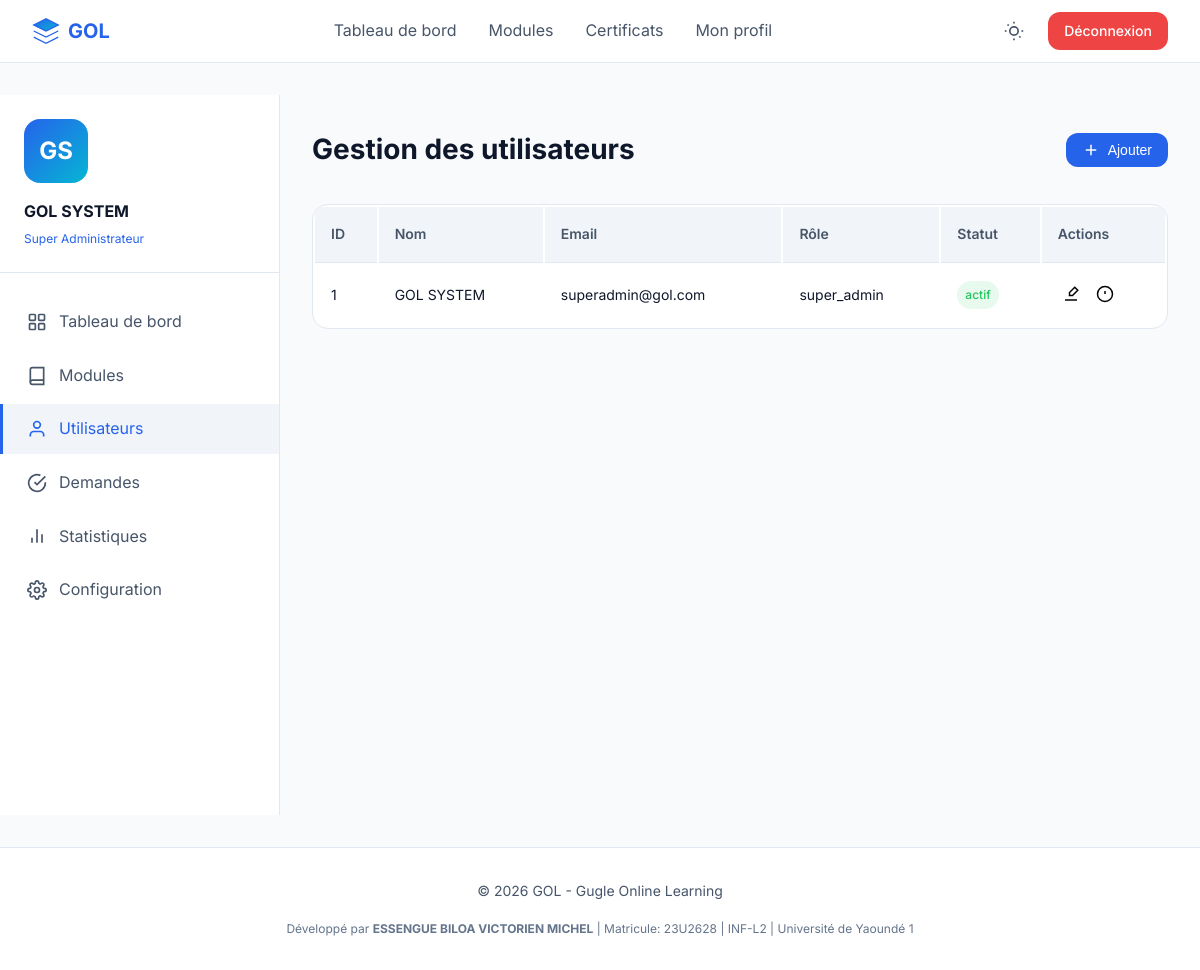
The app's page /administration.php?section=utilisateurs (signed in) with its own data.
### tables this page shows
CREATE TABLE utilisateurs (
    id_utilisateur INT PRIMARY KEY AUTO_INCREMENT,
    email VARCHAR(255) UNIQUE NOT NULL,
    mot_de_passe VARCHAR(255) NOT NULL,
    nom VARCHAR(100) NOT NULL,
    prenom VARCHAR(100) NOT NULL,
    role ENUM('super_admin', 'promoteur', 'enseignant', 'etudiant') NOT NULL,
    date_inscription DATETIME DEFAULT CURRENT_TIMESTAMP,
    statut ENUM('actif', 'suspendu', 'en_attente') DEFAULT 'actif',
    avatar VARCHAR(255) DEFAULT 'default-avatar.svg',
    derniere_connexion DATETIME,
    telephone VARCHAR(20),
    bio TEXT,
    created_at DATETIME DEFAULT CURRENT_TIMESTAMP,
    updated_at DATETIME ON UPDATE CURRENT_TIMESTAMP,
    INDEX idx_email (email),
    INDEX idx_role (role),
    INDEX idx_statut (statut)
);

### includes/fonctions.php (called while the page is built, shortened)
<?php
require_once __DIR__ . '/config.php';
function estSuperAdmin() {
    return isset($_SESSION['role']) && $_SESSION['role'] === 'super_admin';
}
function obtenirUtilisateur($id = null) {
    global $pdo;
    $id = $id ?? $_SESSION['id_utilisateur'] ?? null;
    $stmt = $pdo->prepare("SELECT * FROM utilisateurs WHERE id_utilisateur = ?");
    $stmt->execute([$id]);
    return $stmt->fetch();
}
function obtenirTousUtilisateurs() {
    global $pdo;
    $stmt = $pdo->query("
        SELECT id_utilisateur, email, nom, prenom, role, statut, date_inscription
        FROM utilisateurs
        ORDER BY date_inscription DESC
    ");
    return $stmt->fetchAll();
}
?>

### administration.php (the view, shortened to what this page needs)
<?php
require_once 'includes/fonctions.php';
$section = $_GET['section'] ?? 'dashboard';
$utilisateur = obtenirUtilisateur();
$statistiques = obtenirStatistiquesPromoteur();
$modules = obtenirModules(false);
$utilisateurs = obtenirTousUtilisateurs();
?>
<?php include 'includes/header.php'; ?>
<div class="admin-container">
    <aside class="admin-sidebar">
        <div class="admin-sidebar-header">
            <div class="admin-avatar">
                <span><?= strtoupper(substr($utilisateur['prenom'], 0, 1) . substr($utilisateur['nom'], 0, 1)) ?></span>
            </div>
            <div class="admin-name"><?= htmlspecialchars($utilisateur['prenom'] . ' ' . $utilisateur['nom']) ?></div>
            <div class="admin-role">
                <?php if (estSuperAdmin()): ?>
                    Super Administrateur
                <?php else: ?>
                    Promoteur
                <?php endif; ?>
            </div>
        </div>
        <nav class="admin-nav">
            <a href="?section=dashboard" class="admin-nav-item <?= $section === 'dashboard' ? 'active' : '' ?>">
                <svg viewBox="0 0 24 24" fill="none" stroke="currentColor" stroke-width="2">
                    <rect x="3" y="3" width="7" height="7" rx="1"/>
                    <rect x="14" y="3" width="7" height="7" rx="1"/>
                    <rect x="3" y="14" width="7" height="7" rx="1"/>
                    <rect x="14" y="14" width="7" height="7" rx="1"/>
                </svg>
                Tableau de bord
            </a>
            <a href="?section=modules" class="admin-nav-item <?= $section === 'modules' ? 'active' : '' ?>">
                <svg viewBox="0 0 24 24" fill="none" stroke="currentColor" stroke-width="2">
                    <path d="M4 19.5A2.5 2.5 0 0 1 6.5 17H20"/>
                    <path d="M6.5 2H20v20H6.5A2.5 2.5 0 0 1 4 19.5v-15A2.5 2.5 0 0 1 6.5 2z"/>
                </svg>
                Modules
            </a>
            <a href="?section=utilisateurs" class="admin-nav-item <?= $section === 'utilisateurs' ? 'active' : '' ?>">
                <svg viewBox="0 0 24 24" fill="none" stroke="currentColor" stroke-width="2">
                    <path d="M20 21v-2a4 4 0 0 0-4-4H8a4 4 0 0 0-4 4v2"/>
                    <circle cx="12" cy="7" r="4"/>
                </svg>
                Utilisateurs
            </a>
            <a href="?section=demandes" class="admin-nav-item <?= $section === 'demandes' ? 'active' : '' ?>">
                <svg viewBox="0 0 24 24" fill="none" stroke="currentColor" stroke-width="2">
                    <path d="M22 11.08V12a10 10 0 1 1-5.93-9.14"/>
                    <polyline points="22 4 12 14.01 9 11.01"/>
                </svg>
                Demandes
            </a>
            <?php if (estSuperAdmin()): ?>
                <a href="?section=statistiques" class="admin-nav-item <?= $section === 'statistiques' ? 'active' : '' ?>">
                    <svg viewBox="0 0 24 24" fill="none" stroke="currentColor" stroke-width="2">
                        <path d="M18 20V10M12 20V4M6 20v-6"/>
                    </svg>
                    Statistiques
                </a>
                <a href="?section=config" class="admin-nav-item <?= $section === 'config' ? 'active' : '' ?>">
                    Configuration
                </a>
            <?php endif; ?>
        </nav>
    </aside>
    <main class="admin-content">
        <?php if ($section === 'dashboard'): ?>
            <div class="admin-header">
                <h1 class="admin-title">Tableau de bord</h1>
                <div class="admin-actions">
                    <button class="btn-admin" onclick="openModal('addModuleModal')">
                        <svg width="18" height="18" viewBox="0 0 24 24" fill="none" stroke="currentColor" stroke-width="2">
                            <line x1="12" y1="5" x2="12" y2="19"/>
                            <line x1="5" y1="12" x2="19" y2="12"/>
                        </svg>
                        Nouveau module
                    </button>
                    <?php if (estSuperAdmin()): ?>
                        <button class="btn-admin btn-admin-outline" onclick="openModal('addUserModal')">
                            <svg width="18" height="18" viewBox="0 0 24 24" fill="none" stroke="currentColor" stroke-width="2">
                                <path d="M20 21v-2a4 4 0 0 0-4-4H8a4 4 0 0 0-4 4v2"/>
                                <circle cx="12" cy="7" r="4"/>
                                <line x1="17" y1="3" x2="21" y2="7"/>
                                <line x1="21" y1="3" x2="17" y2="7"/>
                            </svg>
                            Ajouter un utilisateur
                        </button>
                    <?php endif; ?>
                </div>
            </div>
            <div class="stats-admin-grid">
                <div class="stat-admin-card">
                    <div class="stat-admin-icon">
                        <svg width="24" height="24" viewBox="0 0 24 24" fill="none" stroke="currentColor" stroke-width="2">
                            <path d="M20 21v-2a4 4 0 0 0-4-4H8a4 4 0 0 0-4 4v2"/>
                            <circle cx="12" cy="7" r="4"/>
                        </svg>
                    </div>
                    <div class="stat-admin-value"><?= $statistiques['nb_etudiants'] ?? 0 ?></div>
                    <div class="stat-admin-label">Étudiants</div>
                </div>
                <div class="stat-admin-card">
                    <div class="stat-admin-icon">
                        <svg width="24" height="24" viewBox="0 0 24 24" fill="none" stroke="currentColor" stroke-width="2">
                            <path d="M2 3h6a4 4 0 0 1 4 4v14a3 3 0 0 0-3-3H2z"/>
                            <path d="M22 3h-6a4 4 0 0 0-4 4v14a3 3 0 0 1 3-3h7z"/>
                        </svg>
                    </div>
                    <div class="stat-admin-value"><?= $statistiques['nb_enseignants'] ?? 0 ?></div>
                    <div class="stat-admin-label">Enseignants</div>
                </div>
                <div class="stat-admin-card">
                    <div class="stat-admin-icon">
                        <svg width="24" height="24" viewBox="0 0 24 24" fill="none" stroke="currentColor" stroke-width="2">
                            <path d="M4 19.5A2.5 2.5 0 0 1 6.5 17H20"/>
                            <path d="M6.5 2H20v20H6.5A2.5 2.5 0 0 1 4 19.5v-15A2.5 2.5 0 0 1 6.5 2z"/>
                        </svg>
                    </div>
                    <div class="stat-admin-value"><?= $statistiques['nb_modules'] ?? 0 ?></div>
                    <div class="stat-admin-label">Modules</div>
                </div>
                <div class="stat-admin-card">
                    <div class="stat-admin-icon">
                        <svg width="24" height="24" viewBox="0 0 24 24" fill="none" stroke="currentColor" stroke-width="2">
                            <path d="M22 11.08V12a10 10 0 1 1-5.93-9.14"/>
                            <polyline points="22 4 12 14.01 9 11.01"/>
                        </svg>
                    </div>
                    <div class="stat-admin-value"><?= $statistiques['nb_certificats'] ?? 0 ?></div>
                    <div class="stat-admin-label">Certificats</div>
                </div>
            </div>
            <div class="admin-header" style="margin-top: var(--spacing-8);">
                <h2 class="admin-title" style="font-size: 1.25rem;">Modules récents</h2>
            </div>
            <table class="admin-table">
                <thead>
                    <tr><th>Nom</th><th>Niveau</th><th>Date</th><th>Statut</th><th>Actions</th></tr>
                </thead>
                <tbody>
                    <?php foreach (array_slice($modules, 0, 5) as $module): ?>
                        <tr>
                            <td><?= htmlspecialchars($module['nom_module']) ?></td>
                            <td><?= $module['niveau'] ?></td>
                            <td><?= date('d/m/Y', strtotime($module['date_creation'])) ?></td>
                            <td><span class="status-badge <?= $module['actif'] ? 'active' : 'suspendu' ?>"><?= $module['actif'] ? 'Actif' : 'Inactif' ?></span></td>
                            <td class="action-buttons">
                                <button class="btn-icon" onclick="editModule(<?= $module['id_module'] ?>)" title="Modifier">
                                    <svg width="18" height="18" viewBox="0 0 24 24" fill="none" stroke="currentColor" stroke-width="2">
                                        <path d="M17 3l4 4-7 7H10v-4l7-7z"/>
                                        <path d="M4 20h16"/>
                                    </svg>
                                </button>
                                <button class="btn-icon" onclick="deleteModule(<?= $module['id_module'] ?>)" title="Supprimer">
                                    <svg width="18" height="18" viewBox="0 0 24 24" fill="none" stroke="currentColor" stroke-width="2">
                                        <polyline points="3 6 5 6 21 6"/>
                                        <path d="M19 6v14a2 2 0 0 1-2 2H7a2 2 0 0 1-2-2V6"/>
                                        <line x1="10" y1="11" x2="10" y2="17"/>
                                        <line x1="14" y1="11" x2="14" y2="17"/>
                                    </svg>
                                </button>
                            </td>
                        </tr>
                    <?php endforeach; ?>
                </tbody>
            </table>
        <?php elseif ($section === 'utilisateurs'): ?>
            <div class="admin-header">
                <h1 class="admin-title">Gestion des utilisateurs</h1>
                <?php if (estSuperAdmin()): ?>
                    <button class="btn-admin" onclick="openModal('addUserModal')">
                        <svg width="18" height="18" viewBox="0 0 24 24" fill="none" stroke="currentColor" stroke-width="2">
                            <line x1="12" y1="5" x2="12" y2="19"/>
                            <line x1="5" y1="12" x2="19" y2="12"/>
                        </svg>
                        Ajouter
                    </button>
                <?php endif; ?>
            </div>
            <table class="admin-table">
                <thead>
                    <tr><th>ID</th><th>Nom</th><th>Email</th><th>Rôle</th><th>Statut</th><th>Actions</th></tr>
                </thead>
                <tbody>
                    <?php foreach ($utilisateurs as $user): ?>
                        <tr>
                            <td><?= $user['id_utilisateur'] ?></td>
                            <td><?= htmlspecialchars($user['prenom'] . ' ' . $user['nom']) ?></td>
                            <td><?= htmlspecialchars($user['email']) ?></td>
                            <td><?= $user['role'] ?></td>
                            <td><span class="status-badge <?= $user['statut'] === 'actif' ? 'active' : 'suspendu' ?>"><?= $user['statut'] ?></span></td>
                            <td class="action-buttons">
                                <button class="btn-icon" onclick="editUser(<?= $user['id_utilisateur'] ?>)" title="Modifier">
                                    <svg width="18" height="18" viewBox="0 0 24 24" fill="none" stroke="currentColor" stroke-width="2">
                                        <path d="M17 3l4 4-7 7H10v-4l7-7z"/>
                                        <path d="M4 20h16"/>
                                    </svg>
                                </button>
                                <button class="btn-icon" onclick="toggleUserStatus(<?= $user['id_utilisateur'] ?>)" title="Changer statut">
                                    <svg width="18" height="18" viewBox="0 0 24 24" fill="none" stroke="currentColor" stroke-width="2">
                                        <circle cx="12" cy="12" r="10"/>
                                        <line x1="12" y1="8" x2="12" y2="12"/>
                                        <line x1="12" y1="16" x2="12.01" y2="16"/>
                                    </svg>
                                </button>
                            </td>
                        </tr>
                    <?php endforeach; ?>
                </tbody>
            </table>
        <?php endif; ?>
    </main>
</div>
<?php include 'includes/footer.php'; ?>

### records on screen
utilisateurs: prenom+nom "GS", prenom+nom "GOL SYSTEM", id_utilisateur "1", email "superadmin@gol.com", role "super_admin", statut "actif"
